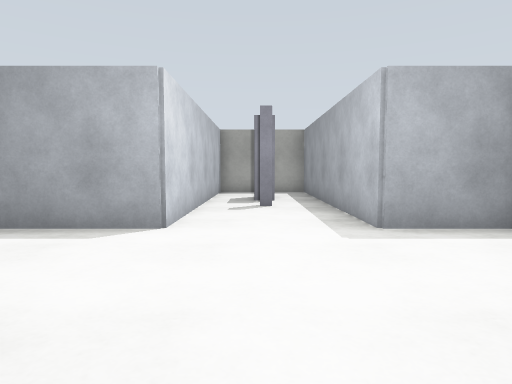
[1] (above)

12 first-person views from a walk through a world built for the Gazebo simulator. The camera is 0.94 m above the floor, tilts 4° down and sees 75° across. The floor is counted in squares, 1 m on a side. Each view is taken from the middle of a square. On the plan, view 1 faces up. The plan holds only what a view shows up to about 12 squares ahead; the rest is blank.

[2]
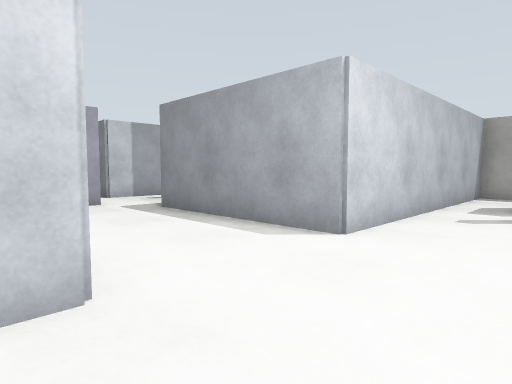

[3]
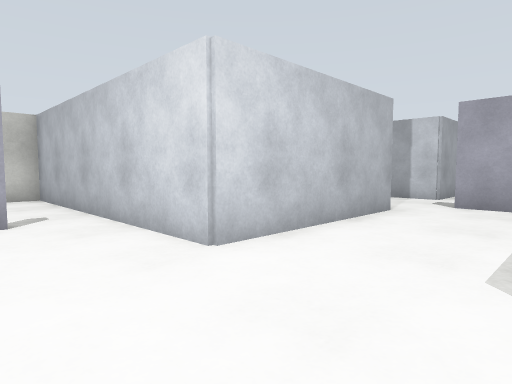

[4]
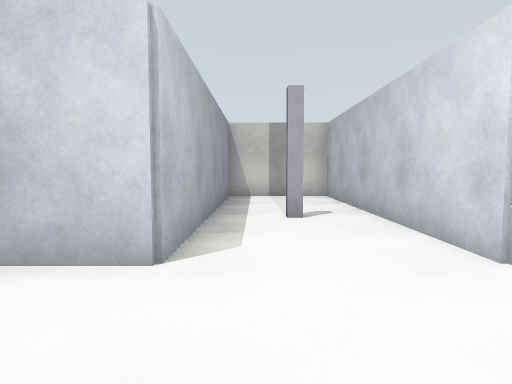

[5]
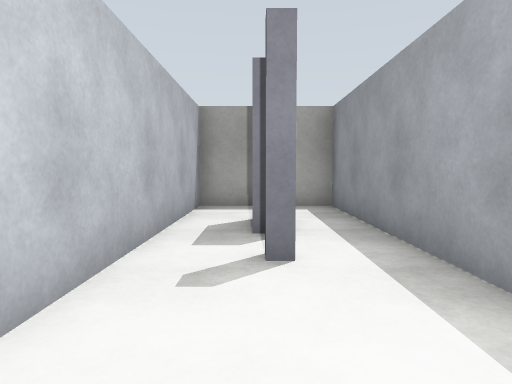

[6]
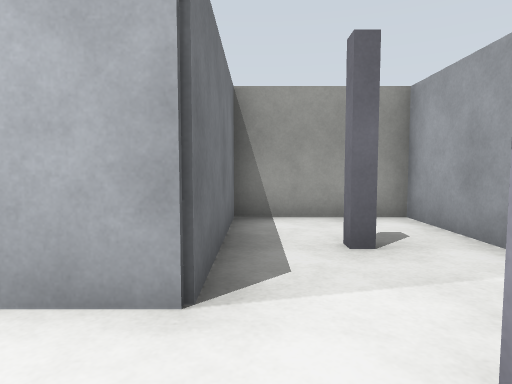

[7]
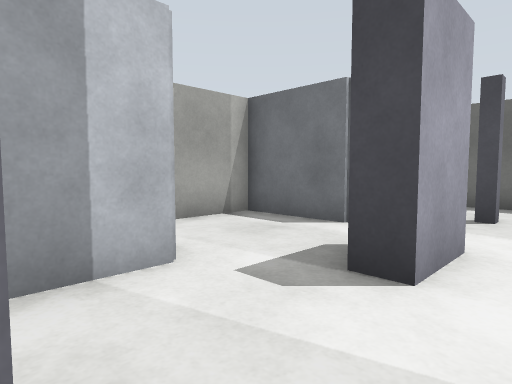

[8]
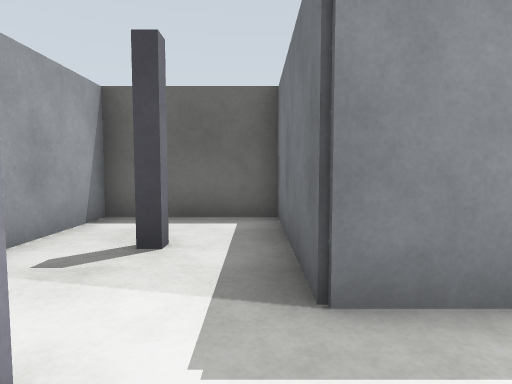

[9]
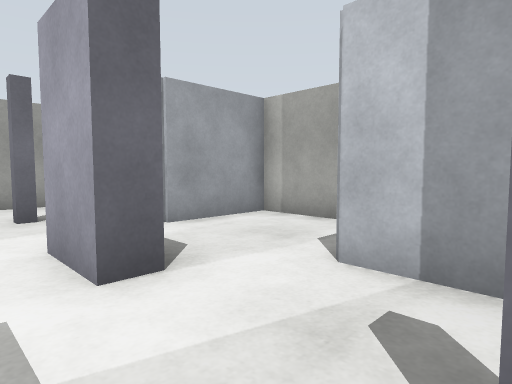

[10]
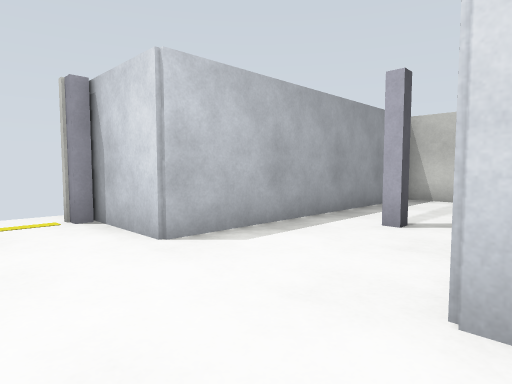

[11]
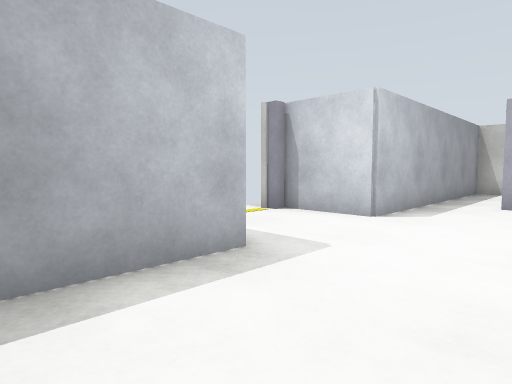

[12]
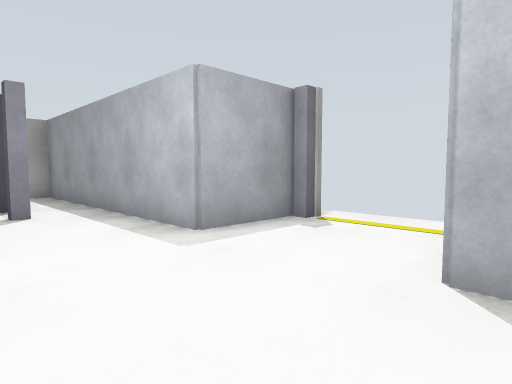

### Floor plan
Ten units are one square. View 1 is at (0, 0); x grows to the right and y downward. Boxes are objects, and circles mark ways between rooms. Rooms are numbered by the first view taken in them; rooms with no view inside come last. Other rooms are left out.
<svg viewBox="-129 -139 169 208">
<path fill="none" stroke="#000" d="M-14 -18 -14 64 19 64 19 -18 35 -18M35 -52 19 -52 19 -134 -14 -134 -14 -52M-14 -52 -66 -52 -66 -94 -99 -94 -99 -52 -124 -52 -124 -18 -99 -18 -99 24 -66 24 -66 -18 -14 -18"/>
<rect x="-5" y="15" width="10" height="10" fill="#bbb"><title>pillar</title></rect>
<rect x="-5" y="-85" width="10" height="10" fill="#bbb"><title>pillar</title></rect>
<rect x="-5" y="-115" width="10" height="20" fill="#bbb"><title>grey box</title></rect>
<rect x="-85" y="-5" width="10" height="10" fill="#bbb"><title>pillar</title></rect>
<rect x="-85" y="-45" width="10" height="20" fill="#bbb"><title>grey box</title></rect>
<rect x="-85" y="-75" width="10" height="10" fill="#bbb"><title>pillar</title></rect>
<circle cx="-15" cy="-35" r="3" fill="#2a7"/>
<text x="0" y="-30">1</text>
<text x="-70" y="-30">2</text>
</svg>
Room 1 opens to room 2.

Where each view was taken, in squares from view 1:
view 1: 0 up, 0 right, facing up
view 2: 1 up, 1 right, facing up-left
view 3: 5 up, 1 right, facing down-left
view 4: 5 up, 1 right, facing down
view 5: 5 up, 0 right, facing up
view 6: 4 up, 7 left, facing down
view 7: 0 up, 7 left, facing up-left
view 8: 3 up, 7 left, facing up
view 9: 7 up, 7 left, facing down-left
view 10: 4 up, 2 left, facing down-right
view 11: 8 up, 1 left, facing down-right
view 12: 1 up, 1 left, facing up-right
